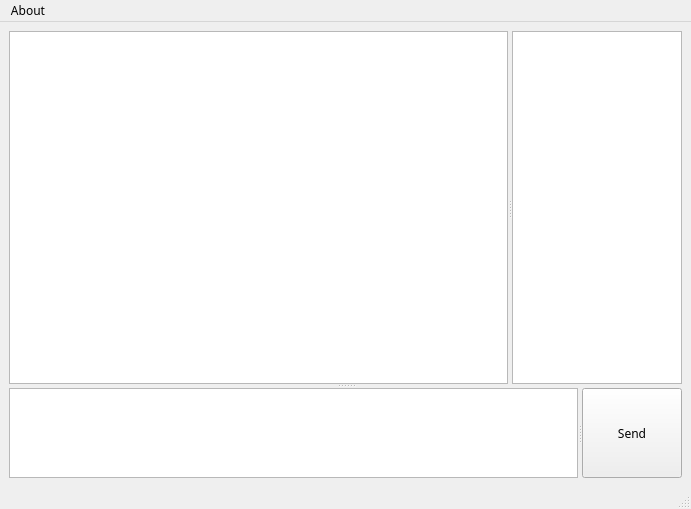
<?xml version="1.0" encoding="UTF-8"?>
<ui version="4.0">
 <class>MainWindow</class>
 <widget class="QMainWindow" name="MainWindow">
  <property name="geometry">
   <rect>
    <x>0</x>
    <y>0</y>
    <width>691</width>
    <height>509</height>
   </rect>
  </property>
  <property name="font">
   <font>
    <family>微软雅黑</family>
   </font>
  </property>
  <property name="windowTitle">
   <string>Chat Client</string>
  </property>
  <property name="statusTip">
   <string/>
  </property>
  <property name="whatsThis">
   <string/>
  </property>
  <property name="accessibleName">
   <string/>
  </property>
  <property name="accessibleDescription">
   <string/>
  </property>
  <widget class="QWidget" name="centralwidget">
   <layout class="QGridLayout" name="gridLayout">
    <item row="0" column="0">
     <widget class="QSplitter" name="splitter_3">
      <property name="orientation">
       <enum>Qt::Vertical</enum>
      </property>
      <widget class="QSplitter" name="splitter_2">
       <property name="orientation">
        <enum>Qt::Horizontal</enum>
       </property>
       <widget class="QTextBrowser" name="textBrowser">
        <property name="font">
         <font>
          <family>微软雅黑</family>
         </font>
        </property>
        <property name="html">
         <string>&lt;!DOCTYPE HTML PUBLIC &quot;-//W3C//DTD HTML 4.0//EN&quot; &quot;http://www.w3.org/TR/REC-html40/strict.dtd&quot;&gt;
&lt;html&gt;&lt;head&gt;&lt;meta name=&quot;qrichtext&quot; content=&quot;1&quot; /&gt;&lt;style type=&quot;text/css&quot;&gt;
p, li { white-space: pre-wrap; }
&lt;/style&gt;&lt;/head&gt;&lt;body style=&quot; font-family:'微软雅黑'; font-size:9pt; font-weight:400; font-style:normal;&quot;&gt;
&lt;p style=&quot;-qt-paragraph-type:empty; margin-top:0px; margin-bottom:0px; margin-left:0px; margin-right:0px; -qt-block-indent:0; text-indent:0px;&quot;&gt;&lt;br /&gt;&lt;/p&gt;&lt;/body&gt;&lt;/html&gt;</string>
        </property>
        <property name="textInteractionFlags">
         <set>Qt::TextBrowserInteraction</set>
        </property>
       </widget>
       <widget class="QListWidget" name="IPlist">
        <property name="sizePolicy">
         <sizepolicy hsizetype="Expanding" vsizetype="Expanding">
          <horstretch>0</horstretch>
          <verstretch>0</verstretch>
         </sizepolicy>
        </property>
        <property name="minimumSize">
         <size>
          <width>0</width>
          <height>0</height>
         </size>
        </property>
        <property name="maximumSize">
         <size>
          <width>170</width>
          <height>16777215</height>
         </size>
        </property>
        <property name="baseSize">
         <size>
          <width>0</width>
          <height>0</height>
         </size>
        </property>
       </widget>
      </widget>
      <widget class="QSplitter" name="splitter">
       <property name="orientation">
        <enum>Qt::Horizontal</enum>
       </property>
       <widget class="QPlainTextEdit" name="TextArea">
        <property name="sizePolicy">
         <sizepolicy hsizetype="Expanding" vsizetype="Expanding">
          <horstretch>0</horstretch>
          <verstretch>0</verstretch>
         </sizepolicy>
        </property>
        <property name="minimumSize">
         <size>
          <width>0</width>
          <height>0</height>
         </size>
        </property>
        <property name="maximumSize">
         <size>
          <width>16777215</width>
          <height>90</height>
         </size>
        </property>
        <property name="baseSize">
         <size>
          <width>0</width>
          <height>0</height>
         </size>
        </property>
        <property name="plainText">
         <string/>
        </property>
        <property name="overwriteMode">
         <bool>false</bool>
        </property>
       </widget>
       <widget class="QPushButton" name="sendButton">
        <property name="maximumSize">
         <size>
          <width>100</width>
          <height>16777215</height>
         </size>
        </property>
        <property name="text">
         <string>Send</string>
        </property>
       </widget>
      </widget>
     </widget>
    </item>
   </layout>
  </widget>
  <widget class="QMenuBar" name="menubar">
   <property name="geometry">
    <rect>
     <x>0</x>
     <y>0</y>
     <width>691</width>
     <height>23</height>
    </rect>
   </property>
   <widget class="QMenu" name="menuAbout">
    <property name="title">
     <string>About</string>
    </property>
    <addaction name="actionAbout"/>
    <addaction name="separator"/>
    <addaction name="actionHelp"/>
   </widget>
   <addaction name="menuAbout"/>
  </widget>
  <widget class="QStatusBar" name="statusbar"/>
  <action name="actionAbout">
   <property name="text">
    <string>About</string>
   </property>
  </action>
  <action name="actionHelp">
   <property name="text">
    <string>Help</string>
   </property>
  </action>
 </widget>
 <tabstops>
  <tabstop>TextArea</tabstop>
  <tabstop>sendButton</tabstop>
  <tabstop>textBrowser</tabstop>
  <tabstop>IPlist</tabstop>
 </tabstops>
 <resources/>
 <connections>
  <connection>
   <sender>sendButton</sender>
   <signal>clicked()</signal>
   <receiver>TextArea</receiver>
   <slot>clear()</slot>
   <hints>
    <hint type="sourcelabel">
     <x>618</x>
     <y>425</y>
    </hint>
    <hint type="destinationlabel">
     <x>528</x>
     <y>433</y>
    </hint>
   </hints>
  </connection>
  <connection>
   <sender>sendButton</sender>
   <signal>clicked()</signal>
   <receiver>MainWindow</receiver>
   <slot>sendMessage()</slot>
   <hints>
    <hint type="sourcelabel">
     <x>645</x>
     <y>437</y>
    </hint>
    <hint type="destinationlabel">
     <x>624</x>
     <y>480</y>
    </hint>
   </hints>
  </connection>
  <connection>
   <sender>sendButton</sender>
   <signal>clicked()</signal>
   <receiver>TextArea</receiver>
   <slot>setFocus()</slot>
   <hints>
    <hint type="sourcelabel">
     <x>614</x>
     <y>409</y>
    </hint>
    <hint type="destinationlabel">
     <x>488</x>
     <y>424</y>
    </hint>
   </hints>
  </connection>
  <connection>
   <sender>TextArea</sender>
   <signal>cursorPositionChanged()</signal>
   <receiver>MainWindow</receiver>
   <slot>initStatusbar()</slot>
   <hints>
    <hint type="sourcelabel">
     <x>283</x>
     <y>437</y>
    </hint>
    <hint type="destinationlabel">
     <x>261</x>
     <y>482</y>
    </hint>
   </hints>
  </connection>
 </connections>
 <slots>
  <slot>initStatusbar()</slot>
  <slot>sendMessage()</slot>
 </slots>
</ui>
